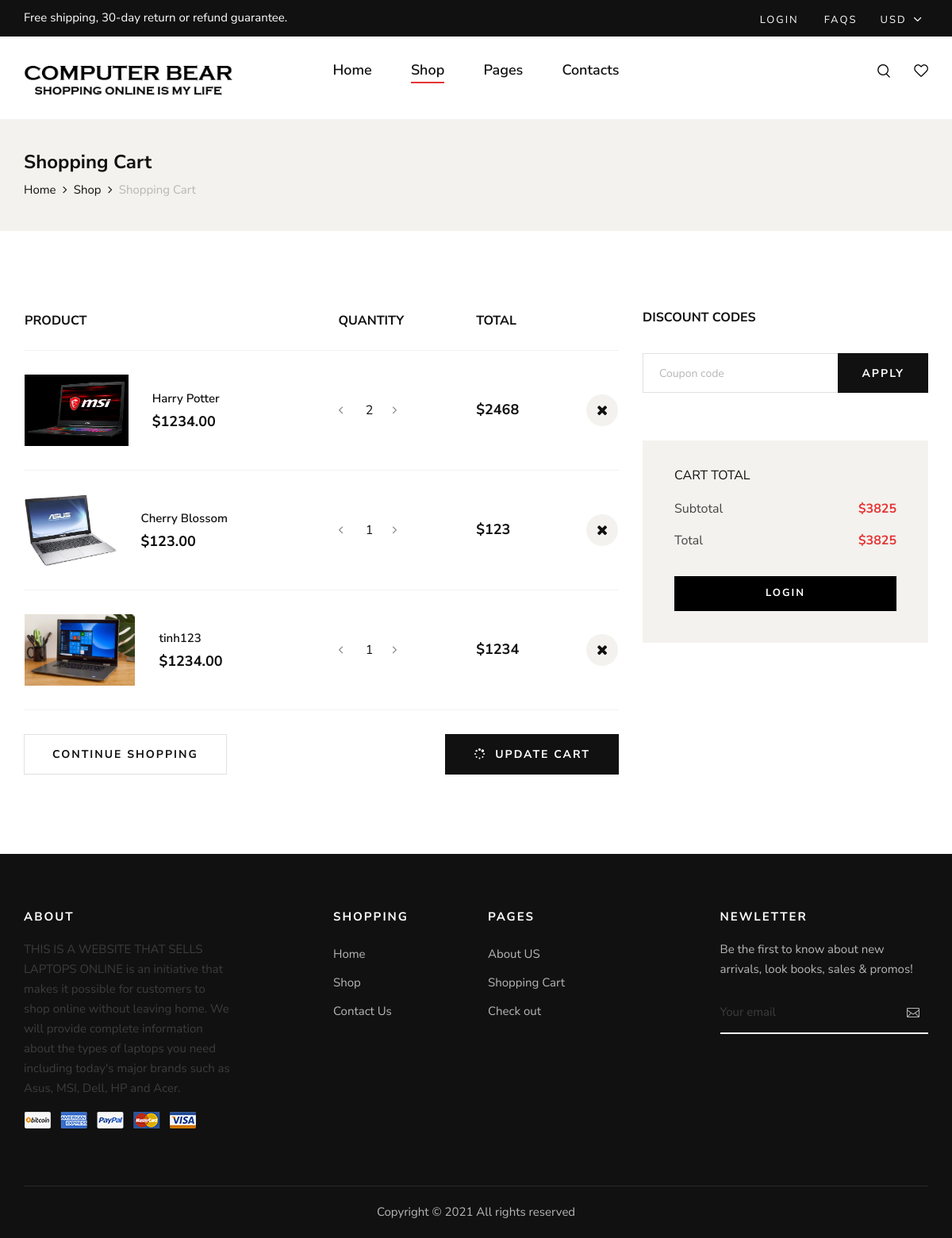
The page /shoppingcart.php?id=3 on the database its author committed.
### tables this page shows
CREATE TABLE `cart` (
  `CartID` int(11) NOT NULL,
  `ProductID` int(11) NOT NULL,
  `quantity` int(11) NOT NULL,
  `AccountID` int(11) NOT NULL
);

CREATE TABLE `product` (
  `ProductID` int(11) NOT NULL,
  `ProductName` varchar(50) NOT NULL,
  `ProductPrice` decimal(6,2) NOT NULL,
  `ProductDescription` varchar(50) NOT NULL,
  `ProductInfo` varchar(255) NOT NULL,
  `ProductPicture` varchar(50) NOT NULL,
  `Picture1` varchar(50) NOT NULL,
  `Picture2` varchar(50) NOT NULL,
  `CategoryID` int(11) NOT NULL
);

### shoppingcart.php (the view, shortened to what this page needs)
<?php
$conn = connectDB();
if (isset($_GET['id'])) {
    $id = $_GET['id'];
$sql = "SELECT * FROM cart, product WHERE product.ProductID = cart.ProductID AND AccountID = $id";
$result = mysqli_query($conn, $sql);
}
?>
<!DOCTYPE html>
<html lang="zxx">
<head>
    <link rel="stylesheet" href="css/bootstrap.min.css" type="text/css">
    <link rel="stylesheet" href="css/font-awesome.min.css" type="text/css">
    <link rel="stylesheet" href="css/elegant-icons.css" type="text/css">
    <link rel="stylesheet" href="css/magnific-popup.css" type="text/css">
    <link rel="stylesheet" href="css/nice-select.css" type="text/css">
    <link rel="stylesheet" href="css/owl.carousel.min.css" type="text/css">
    <link rel="stylesheet" href="css/slicknav.min.css" type="text/css">
    <link rel="stylesheet" href="css/style.css" type="text/css">
</head>
<body>
    <header class="header">
        <div class="header__top">
            <div class="container">
                <div class="row">
                    <div class="col-lg-6 col-md-7">
                        <div class="header__top__left">
                            <p>Free shipping, 30-day return or refund guarantee.</p>
                        </div>
                    </div>
                    <div class="col-lg-6 col-md-5">
                        <div class="header__top__right">
                            <div class="header__top__links">
                            <?php
            if(isset($_SESSION['user_login'])){
                $id = $_SESSION['user_login'];
                $sql2 = "select AccountID from account where username='$id'";
                $result2 = mysqli_query($conn, $sql2);
                if (mysqli_num_rows($result2) > 0){
                    $row = mysqli_fetch_assoc($result2);
                    $AccountID = $row['AccountID'];
                }
            ?>
            <span class="text-white">Welcome,
            <?php
            echo $_SESSION['user_login'];
            ?>
            <a href="userinfo.php?id=<?php echo $AccountID?>"><img src="img/icon/info.png" alt=""></a>
            <?php
            echo '<a href="Logout.php">Logout</a>';
            }else{
              ?>
              <?php
              echo '<a href="login.php">login</a>';
            }
            ?>
                                <a href="#">FAQs</a>
                            </div>
                            <div class="header__top__hover">
                                <span>Usd <i class="arrow_carrot-down"></i></span>
                            </div>
                        </div>
                    </div>
                </div>
            </div>
        </div>
        <div class="container">
            <div class="row">
                <div class="col-lg-3 col-md-3">
                    <div class="header__logo">
                        <a href="./index.php"><img src="img/logo.png" alt=""></a>
                    </div>
                </div>
                <div class="col-lg-6 col-md-6">
                    <nav class="header__menu mobile-menu">
                        <ul>
                            <li><a href="./index.php">Home</a></li>
                            <li class="active"><a href="./shop.php">Shop</a></li>
                            <li><a href="#">Pages</a>
                            </li>
                            <li><a href="./contact.php">Contacts</a></li>
                        </ul>
                    </nav>
                </div>
                <div class="col-lg-3 col-md-3">
                    <div class="header__nav__option">
                        <a href="#" class="search-switch"><img src="img/icon/search.png" alt=""></a>
                        <?php
                                if(isset($_SESSION['user_login'])){
                                ?>
                                <a href="wishlist.php?id=<?php echo $AccountID?>"><img src="img/icon/heart.png" alt=""></a>
                                <?php
                                }else{
                                    ?>
                                    <a href="login.php"><img src="img/icon/heart.png" alt=""></a>
                                    <?php
                                }
                                ?>
                    </div>
                </div>
            </div>
        </div>
    </header>
    <section class="breadcrumb-option">
        <div class="container">
            <div class="row">
                <div class="col-lg-12">
                    <div class="breadcrumb__text">
                        <h4>Shopping Cart</h4>
                        <div class="breadcrumb__links">
                            <a href="./index.php">Home</a>
                            <a href="./shop.php">Shop</a>
                            <span>Shopping Cart</span>
                        </div>
                    </div>
                </div>
            </div>
        </div>
    </section>
    <section class="shoppingcart spad">
        <div class="container">
            <div class="row">
                <div class="col-lg-8">
                    <div class="shopping__cart__table">
                        <table>
                            <thead>
                                <tr>
                                    <th>Product</th>
                                    <th>Quantity</th>
                                    <th>Total</th>
                                    <th></th>
                                </tr>
                            </thead>
                            <tbody>
                            <?php
                            $total_price = 0;
                            if (mysqli_num_rows($result) > 0) {
                                $total_price = 0;
                                    while($row = mysqli_fetch_assoc($result)){
                                    $CartID = $row['CartID'];
                                    $ProductName = $row['ProductName'];
                                    $ProductPrice = $row['ProductPrice'];
                                    $ProductPicture = $row['ProductPicture'];
                                    $quantity = $row['quantity'];
                                    $total = $quantity*$ProductPrice;
                                    $total_price += ($total);
                                    ?>
                                <tr>
                                    <td class="product__cart__item">
                                        <div class="product__cart__item__pic">
                                        <?php echo "<img src=\"img/product/".$ProductPicture."\" height='90' weight='90'>"?>
                                        </div>
                                        <div class="product__cart__item__text">
                                            <h6><?php echo $ProductName; ?></h6>
                                            <h5><?php echo "$" .$ProductPrice; ?></h5>
                                        </div>
                                    </td>
                                    <td class="quantity__item">
                                        <div class="quantity">
                                            <div class="pro-qty-2">
                                                <input type="text" value="<?php echo $quantity;?>">
                                            </div>
                                        </div>
                                    </td>
                                    <td class="cart__price"> $<?php echo $total; ?></td>
                                    <td class="cart__close" ><a href="delete.php?CartID=<?php echo $CartID;?>"><i class="fa fa-close"></i></a></td>
                                </tr>
                                <?php
                                    }
                                }else {
                                echo "0 result";
                                }
                                ?>
                            </tbody>
                        </table>
                    </div>
                    <div class="row">
                        <div class="col-lg-6 col-md-6 col-sm-6">
                            <div class="continue__btn">
                                <a href="shop.php">Continue Shopping</a>
                            </div>
                        </div>
                        <div class="col-lg-6 col-md-6 col-sm-6">
                            <div class="continue__btn update__btn">
                                <a href=""><i class="fa fa-spinner"></i> Update cart</a>
                            </div>
                        </div>
                    </div>
                </div>
                <div class="col-lg-4">
                    <div class="cart__discount">
                        <h6>Discount codes</h6>
                        <form action="#">
                            <input type="text" placeholder="Coupon code">
                            <button type="submit">Apply</button>
                        </form>
                    </div>
                    <div class="cart__total">
                        <h6>Cart total</h6>
                        <ul>
                            <li>Subtotal <span> <?php echo "$" .$total_price; ?></span></li>
                            <li>Total <span><?php echo "$" .$total_price; ?></span></li>
                        </ul>
                        <?php
                                    if(isset($_SESSION['user_login'])){
                                    ?>
                                    <a href="checkout.php?id=<?php echo $AccountID?>" class="primary-btn">Proceed to checkout</a>
                                    <?php
                                    }else{
                                        ?>
                                        <a href="login.php" class="primary-btn">Login</a>
                                        <?php
                                    }
                                    ?>
                    </div>
                </div>
            </div>
        </div>
    </section>
    <footer class="footer">
        <div class="container">
            <div class="row">
                <div class="col-lg-3 col-md-6 col-sm-6">
                    <div class="footer__widget">
                        <h6>About</h6>
                        <p>THIS IS A WEBSITE THAT SELLS LAPTOPS ONLINE is an initiative that makes it possible for customers to shop online without leaving home. We will provide complete information about the types of laptops you need including today's major brands such as Asus, MSI, Dell, HP and Acer.</p>
                        <a href="#"><img src="img/payment.png" alt=""></a>
                    </div>
                </div>
                <div class="col-lg-2 offset-lg-1 col-md-3 col-sm-6">
                    <div class="footer__widget">
                        <h6>Shopping</h6>
                        <ul>
                            <li><a href="index.php">Home</a></li>
                            <li><a href="shop.php">Shop</a></li>
                            <li><a href="contact.php">Contact Us</a></li>
                        </ul>
                    </div>
                </div>
                <div class="col-lg-2 col-md-3 col-sm-6">
                    <div class="footer__widget">
                        <h6>Pages</h6>
                        <ul>
                            <li><a href="about.php">About US</a></li>
                            <li><a href="shoppingcart.php">Shopping Cart</a></li>
                            <li><a href="checkout.php?id=<?php echo $AccountID?>">Check out</a></li>
                        </ul>
                    </div>
                </div>
                <div class="col-lg-3 offset-lg-1 col-md-6 col-sm-6">
                    <div class="footer__widget">
                        <h6>NewLetter</h6>
                        <div class="footer__newslatter">
                            <p>Be the first to know about new arrivals, look books, sales & promos!</p>
                            <form action="#">
                                <input type="text" placeholder="Your email">
                                <button type="submit"><span class="icon_mail_alt"></span></button>
                            </form>
                        </div>
                    </div>
                </div>
            </div>
            <div class="row">
                <div class="col-lg-12 text-center">
                    <div class="footer__copyright__text">
                        <p>Copyright ©
                            All rights reserved
                        </p>
                    </div>
                </div>
            </div>
        </div>
    </footer>
</body>
</html>

### rows shown on the page
cart: ProductID.ProductPicture (picture), ProductID.ProductName "Harry Potter", ProductID.ProductPrice "1234.00", quantity "2", quantity.ProductPrice "2468"
cart: ProductID.ProductPicture (picture), ProductID.ProductName "Cherry Blossom", ProductID.ProductPrice "123.00", quantity "1", quantity.ProductPrice "123"
cart: ProductID.ProductPicture (picture), ProductID.ProductName "tinh123", ProductID.ProductPrice "1234.00", quantity "1", quantity.ProductPrice "1234"

### other values the page prints
$total_price "3825"
